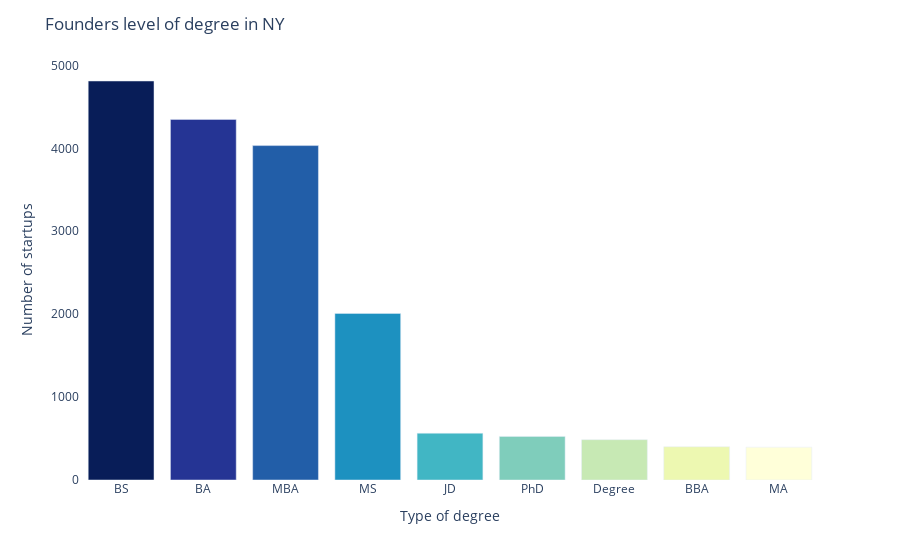

Source (notebook cell):
### Markdown cell above
## Founder

### Code cell
degree_counts_NY = founders_NY['degree_type'].value_counts()
degree_counts_NY = pd.DataFrame({'degree_type': degree_counts_NY.index, 'count': degree_counts_NY.values})
df_degree_counts_NY = degree_counts_NY[0:9]

fig = px.bar(df_degree_counts_NY, x='degree_type', y='count')
fig.update_layout(
    title='Founders level of degree in NY',
    xaxis_title='Type of degree',
    yaxis_title='Number of startups', 
    plot_bgcolor='white'
)
fig.update_traces(marker_color=px.colors.sequential.YlGnBu[::-1], width=0.8)

fig.show()

### Figure 1 — Plotly figure (JSON) as saved in the notebook; plotly's stock layout.template omitted (floating-point values rounded to 4 significant figures)
{"data": [{"alignmentgroup": "True", "hovertemplate": "degree_type=%{x}<br>count=%{y}<extra></extra>", "legendgroup": "", "marker": {"color": ["rgb(8,29,88)", "rgb(37,52,148)", "rgb(34,94,168)", "rgb(29,145,192)", "rgb(65,182,196)", "rgb(127,205,187)", "rgb(199,233,180)", "rgb(237,248,177)", "rgb(255,255,217)"], "pattern": {"shape": ""}}, "name": "", "offsetgroup": "", "orientation": "v", "showlegend": false, "textposition": "auto", "type": "bar", "width": 0.8, "x": ["BS", "BA", "MBA", "MS", "JD", "PhD", "Degree", "BBA", "MA"], "xaxis": "x", "y": [4812, 4349, 4033, 2009, 564, 526, 486, 401, 396], "yaxis": "y"}], "layout": {"barmode": "relative", "legend": {"tracegroupgap": 0}, "margin": {"t": 60}, "plot_bgcolor": "white", "title": {"text": "Founders level of degree in NY"}, "xaxis": {"anchor": "y", "domain": [0, 1], "title": {"text": "Type of degree"}}, "yaxis": {"anchor": "x", "domain": [0, 1], "title": {"text": "Number of startups"}}}}
